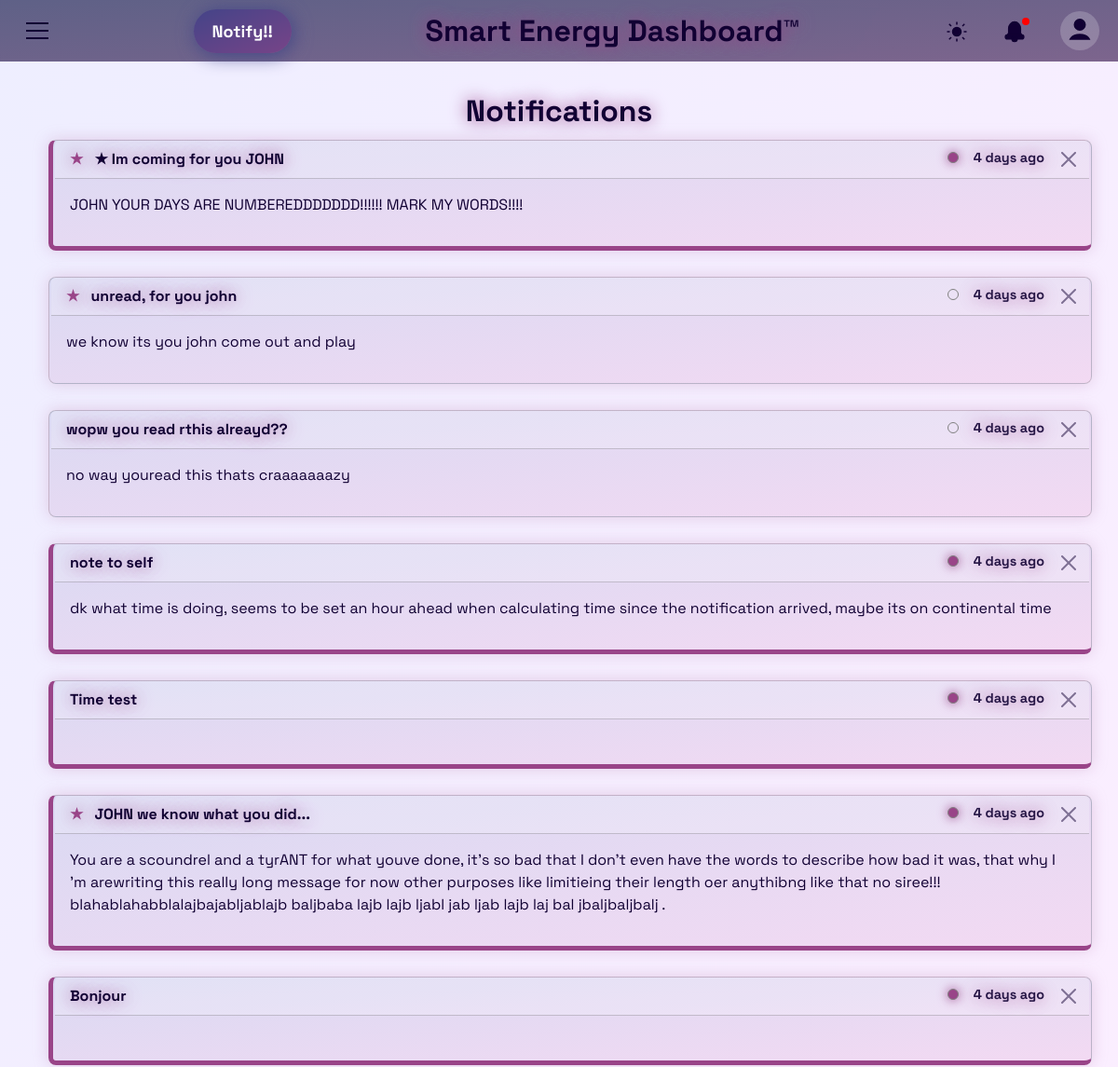
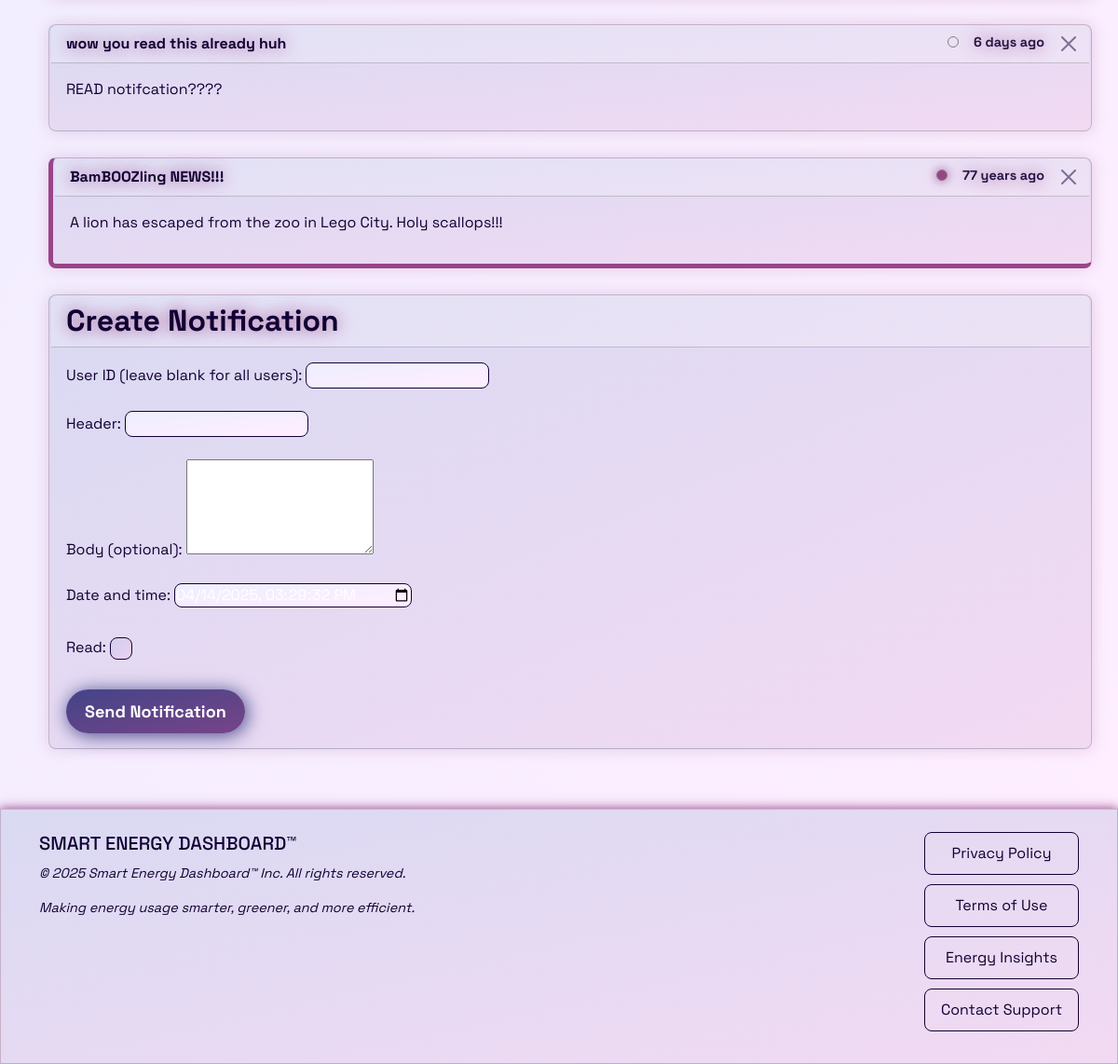
/Pages/notifications.php (signed in), run on the app's committed database (2 pictures, top to bottom).
### tables this page shows
CREATE TABLE "Notifications" (
    "NotifID" INTEGER NOT NULL UNIQUE,
    "UserID" INTEGER,
    "Header" TEXT,
    "Body" TEXT NOT NULL,
    "Date" DATETIME NOT NULL,
    "Read" BOOLEAN NOT NULL,
    PRIMARY KEY("NotifID" AUTOINCREMENT),
    FOREIGN KEY("UserID") REFERENCES "User_Details"("User_ID")
);

### Pages/notifications.php (the view, shortened to what this page needs)
<!DOCTYPE html>
<html lang="en-gb">
<head>
    <?php include("../modules/header.php"); ?>
</head>
<body>
    <?php
        include("../modules/navbar.php");
    ?>
    <div class="container mt-4">
        <div class="text-center">
            <h2> Notifications </h2>
        </div>
        <div class="row gx-1">
            <?php
                $notifStmt = $db->prepare("SELECT NotifID, UserID, Header, Body, Date, Read
                                           FROM Notifications
                                           WHERE UserID = :userId OR UserID = 0
                                           ORDER BY Date DESC");
                $notifStmt->bindValue(':userId', $userId, SQLITE3_TEXT);
                $notifResult = $notifStmt->execute();
                while ($notif = $notifResult->fetchArray(SQLITE3_ASSOC)) {
                    $notifDate = $notif['Date'] ?? null;
                    $ageLabel = $notifDate ? timeAgo($notifDate) : '';
                    $notifFullDate = $notifDate ? (new DateTime($notifDate))->format('j M Y H:i:s') : '';
                    $markAsReadClass = ($notif['Read'] == 0) ? 'unread-dot' : 'read-dot';
                    echo '
                        <div class="card mb-3 d-flex">
                            <form method="POST" action="">
                                <div class="card-header">
                                    ' . ($notif['UserID'] == $userId ? '<span class="filled-star" style="cursor: pointer;" data-tooltip="This notification is targeted at you">&#9733;</span>' : '') . '
                                    ' . htmlspecialchars($notif['Header'] ?? '') . '
                                    <span
                                        style="font-size: 0.9em; margin-right: 2rem; float: right; opacity: 0.9;"
                                        data-tooltip="' . htmlspecialchars($notifFullDate) . '"
                                    >' . htmlspecialchars($ageLabel) . '</span>
                                    <span data-tooltip="Delete notification" style="position: absolute; right: 12px">
                                        <button type="submit" name="deleteNotification" class="btn-close" aria-label="Delete notification"></button>
                                    </span>
                                    <span class="' . $markAsReadClass . '" data-tooltip="Toggle read status" style="cursor: pointer; margin-right: 1rem; float: right;" onclick="toggleReadStatus(' . $notif['NotifID'] . ', this)"></span>
                                </div>
                                <div class="card-body">
                                    <p>
                                        ' . htmlspecialchars($notif['Body'] ?? '') . '
                                    </p>
                                    <input type="hidden" name="NotifID" value="' . htmlspecialchars($notif['NotifID'] ?? '') . '"/>
                                </div>
                            </form>
                        </div>
                        <script>console.log("Loaded body notif:", ' . json_encode($notif['NotifID']) . ');</script>
                    ';
                }
            ?>
            <div class="card mb-3 d-flex">
                <div class="card-header">
                    <h2> Create Notification </h2>
                </div>
                <div class="card-body">
                    <form action="../Database_Php_Interactions/create_notification.php" method="POST">
                        <label for="user_id"> User ID (leave blank for all users): </label>
                        <input type="number" name="user_id" id="user_id"><br><br>
                        <label for="header"> Header: </label>
                        <input type="text" name="header" id="header" required><br><br>
                        <label for="body"> Body (optional): </label>
                        <textarea name="body" id="body" rows="4"></textarea><br><br>
                        <label for="date"> Date and time: </label>
                        <input type="datetime-local" name="date" id="date" required><br><br>
                        <label for="read"> Read: </label>
                        <input type="checkbox" name="read" id="read"><br><br>
                        <button type="submit" class="fancy-button"> Send Notification </button>
                    </form>
                </div>
            </div>
        </div>
    </div>
    <?php include("../modules/footer.php"); ?>
</body>
</html>

### modules/header.php (shortened to what this page needs)
<!DOCTYPE html>
<html lang="en-gb">
<head>
    <link href="https://cdn.jsdelivr.net/npm/bootstrap@5.3.3/dist/css/bootstrap.min.css" rel="stylesheet">
    <link rel="stylesheet" href="/Group_Project/GroupProject_Group12/styles/style.css">
    <link rel="stylesheet" href="/Group_Project/GroupProject_Group12/styles/theme.css">
    <link rel="stylesheet" href="https://cdn.jsdelivr.net/npm/leaflet@1.9.4/dist/leaflet.css"/>
</head>

### modules/navbar.php (shortened to what this page needs)
<!DOCTYPE html>
<html lang="en-gb">
<?php
    if (!isset($_SESSION['UserID'])) {
        echo'
            <div class="overlay"></div>
            <div id="login-alert" class="alert alert-info" role="alert">
                ⚠️ Please login to view this page!
            </div>';
    } else {
        $UserID      = $_SESSION['UserID'];
    }
?>
<body>
    <nav class="navbar">
        <button class="navbar-toggler
            <?php echo isset($_SESSION['RoleID']) ? '' : 'invisible'; ?>"
            type="button" onclick="toggleNav()"
            aria-label="Toggle navigation" aria-controls="mySidebar"
            data-tooltip="Toggle sidebar">
            <span class="navbar-toggle-icon"></span>
        </button>
        <button class="notifpopup fancy-button" onclick="createNotificationPopup('', 'Energy Spike Alert', 'A new energy usage spike has been detected! Panic!');">
            Notify!!
        </button>
        <h2> Smart Energy Dashboard&trade; </h2>
        <div>
            <div class="icon-container">
                <button onclick="toggleDarkLight()" id="darkModeToggle" class="btn" style="margin-right: 8px;" aria-label="Toggle light/dark mode" data-tooltip="Toggle light/dark mode">
                    <svg id="darkModeIcon" width="24px" height="24px" viewBox="0 0 16 16"></svg>
                </button>
            </div>
            <?php if (isset($_SESSION['RoleID'])): ?>
                <div class="icon-container">
                    <button id="notificationsButton" class="btn" onclick="toggleNotifications()" aria-label="Open notifications dropdown" data-tooltip="You have ' . htmlspecialchars($unreadCount) . ' unread notifications">
                        <?php
                            $db = Open_Database();
                            $userId = $_SESSION['UserID'] ?? null;
                            $unreadStmt = $db->prepare("
                                SELECT COUNT(*) AS unreadCount
                                FROM Notifications
                                WHERE UserID = :userId AND Read = 0
                            ");
                            $unreadStmt->bindValue(':userId', $userId, SQLITE3_TEXT);
                            $unreadResult = $unreadStmt->execute();
                            $unreadCount = $unreadResult->fetchArray(SQLITE3_ASSOC)['unreadCount'];
                            if ($unreadCount > 0) {
                                echo '<span class="red-dot" style="position: absolute; top: 4px; right: 8px; width: 8px; height: 8px; border-radius: 50%;"></span>';
                            } else {
                                echo '<script>console.log("No unread notifications.");</script>';
                            }
                        ?>
                    </button>
                            <?php
                                function timeAgo($datetime) {
                                    $now = new DateTime();
                                    $past = new DateTime($datetime);
                                    $diff = $now->diff($past);
                                    if ($diff->y > 0) return $diff->y . " year" . ($diff->y > 1 ? "s" : "") . " ago";
                                    if ($diff->d > 0) return $diff->d . " day" . ($diff->d > 1 ? "s" : "") . " ago";
                                    return "Just now";
                                }
                            ?>
                </div>
            <?php endif; ?>
            <div class="account-menu">
                <?php
                    if (isset($UserID)) {
                        echo '
                        <button id="accountButton" class="account-btn" aria-haspopup="true" aria-expanded="false">
                            <svg xmlns="http://www.w3.org/2000/svg" width="26px" height="26px" fill="currentColor" viewBox="0 0 16 16">
                                <path d="M8 8a4 4 0 1 0 0-8 4 4 0 0 0 0 8zM1 14s1-4 7-4 7 4 7 4H1z"/>
                            </svg>
                        </button>';
                    }
                ?>
            </div>
        </div>
    </nav>
</body>
</html>

### modules/footer.php
<div>
    <br>
    <br>
</div>
<footer class="footer py-4">
    <div class="container">
        <div class="row justify-content-between">
            <div class="col-md-10">
                <h5 class="text-uppercase"> Smart Energy Dashboard&trade; </h5>
                <p> &copy; 2025 Smart Energy Dashboard&trade; Inc. All rights reserved. </p>
                <p> Making energy usage smarter, greener, and more efficient. </p>
            </div>
            <div class="col-md-2 d-flex flex-column">
                <a href="#" class="footer-link w-100 text-center"> Privacy Policy </a>
                <a href="#" class="footer-link w-100 text-center"> Terms of Use </a>
                <a href="#" class="footer-link w-100 text-center"> Energy Insights </a>
                <a href="#" class="footer-link w-100 text-center"> Contact Support </a>
            </div>
        </div>
    </div>
</footer>

### styles/theme.css (style rules this page uses)
:root { --bg-dark: linear-gradient(to bottom right, #333, #000); --bg-light: linear-gradient(to bottom right, #fff, #ddd); --card-dark: linear-gradient(to bottom right, #3f3f3fbb, #656565bb); --card-light: linear-gradient(to bottom right, #eeeeeebb, #ccccccbb); --text-dark: #fff; --text-light: #000; --shadow-main: #888; --text-shadow: #bbb; --hover-dropdown: linear-gradient(to bottom right, #777, #888); --border-colour: #eee; }
.purple-theme { --bg-dark: linear-gradient(to bottom right, #002, #305); --bg-light: linear-gradient(to bottom right, #eef, #fef); --card-dark: linear-gradient(to bottom right, #2a2d5bbb, #503264bb); --card-light: linear-gradient(to bottom right, #cccceebb, #eecceebb); --text-light: #103; --shadow-main: #c08ab660; --text-shadow: #948; --hover-dropdown: linear-gradient(to bottom right, #448, #748); --border-colour: #ece; }

### data on the page
notifications: Header "★ Im coming for you JOHN", Date "4 days ago", Read False (drawn), Body "JOHN YOUR DAYS ARE NUMBEREDDDDDDD!!!!!! MARK MY WORDS!!!!"
notifications: Header "unread, for you john", Date "4 days ago", Read True (drawn), Body "we know its you john come out and play"
notifications: Header "wopw you read rthis alreayd??", Date "4 days ago", Read True (drawn), Body "no way youread this thats craaaaaaazy"
notifications: Header "note to self", Date "4 days ago", Read False (drawn), Body "dk what time is doing, seems to be set an hour ahead when calculating time since the notification arrived, maybe its on continental time"
notifications: Header "Time test", Date "4 days ago", Read False (drawn)
notifications: Header "JOHN we know what you did...", Date "4 days ago", Read False (drawn), Body "You are a scoundrel and a tyrANT for what youve done, it's so bad that I don't even have the words to describe how bad it was, that why I 'm arewriting this really long message for now other purposes like limitieing their length oer anythibng like that no siree!!! blahablahabblalajbajabljablajb baljbaba lajb lajb ljabl jab ljab lajb laj bal jbaljbaljbalj ."
notifications: Header "Bonjour", Date "4 days ago", Read False (drawn)
notifications: Header "wow you read this already huh", Date "6 days ago", Read True (drawn), Body "READ notifcation????"
notifications: Header "BamBOOZling NEWS!!!", Date "77 years ago", Read False (drawn), Body "A lion has escaped from the zoo in Lego City. Holy scallops!!!"
